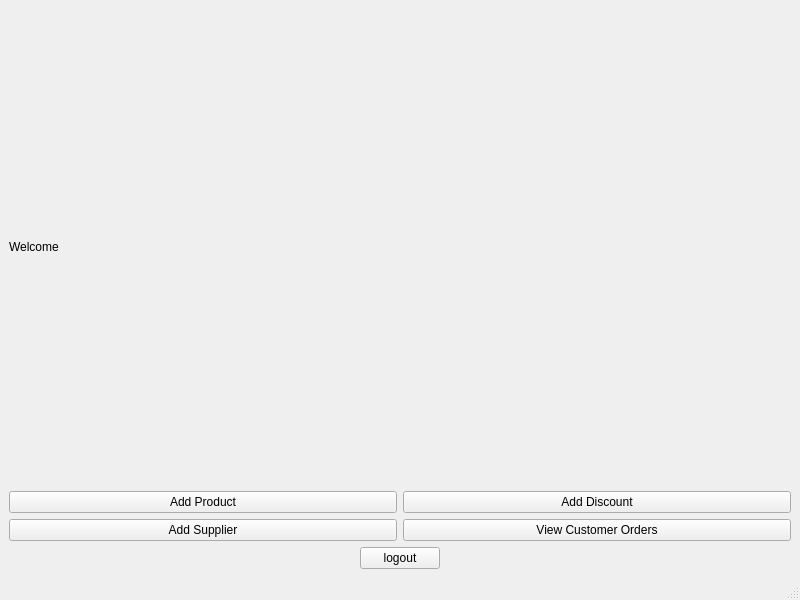
<?xml version="1.0" encoding="UTF-8"?>
<ui version="4.0">
 <class>EmployeeWindow</class>
 <widget class="QMainWindow" name="EmployeeWindow">
  <property name="geometry">
   <rect>
    <x>0</x>
    <y>0</y>
    <width>800</width>
    <height>600</height>
   </rect>
  </property>
  <property name="windowTitle">
   <string>MainWindow</string>
  </property>
  <widget class="QWidget" name="centralwidget">
   <layout class="QVBoxLayout" name="verticalLayout">
    <item>
     <widget class="QLabel" name="label">
      <property name="text">
       <string>Welcome</string>
      </property>
     </widget>
    </item>
    <item>
     <layout class="QGridLayout" name="gridLayout">
      <item row="0" column="0">
       <widget class="QPushButton" name="AddProductbtn">
        <property name="text">
         <string>Add Product</string>
        </property>
       </widget>
      </item>
      <item row="0" column="1">
       <widget class="QPushButton" name="AddDiscountbtn">
        <property name="text">
         <string>Add Discount</string>
        </property>
       </widget>
      </item>
      <item row="1" column="0">
       <widget class="QPushButton" name="AddSupplierbtn">
        <property name="text">
         <string>Add Supplier</string>
        </property>
       </widget>
      </item>
      <item row="1" column="1">
       <widget class="QPushButton" name="ViewOrderbtn">
        <property name="text">
         <string>View Customer Orders</string>
        </property>
       </widget>
      </item>
     </layout>
    </item>
    <item alignment="Qt::AlignHCenter">
     <widget class="QPushButton" name="Backbtn">
      <property name="text">
       <string>logout</string>
      </property>
     </widget>
    </item>
   </layout>
  </widget>
  <widget class="QStatusBar" name="statusbar"/>
 </widget>
 <resources/>
 <connections/>
</ui>
